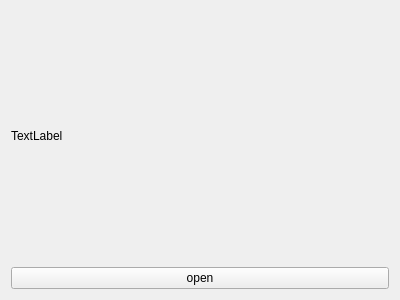
<?xml version="1.0" encoding="UTF-8"?>
<ui version="4.0">
 <class>Widget</class>
 <widget class="QWidget" name="Widget">
  <property name="geometry">
   <rect>
    <x>0</x>
    <y>0</y>
    <width>400</width>
    <height>300</height>
   </rect>
  </property>
  <property name="windowTitle">
   <string>Widget</string>
  </property>
  <layout class="QVBoxLayout" name="verticalLayout">
   <item>
    <widget class="QLabel" name="videoshow_label">
     <property name="text">
      <string>TextLabel</string>
     </property>
    </widget>
   </item>
   <item>
    <layout class="QHBoxLayout" name="horizontalLayout">
     <item>
      <widget class="QPushButton" name="openFile_pushButton">
       <property name="text">
        <string>open</string>
       </property>
      </widget>
     </item>
    </layout>
   </item>
  </layout>
 </widget>
 <layoutdefault spacing="6" margin="11"/>
 <resources/>
 <connections/>
</ui>
